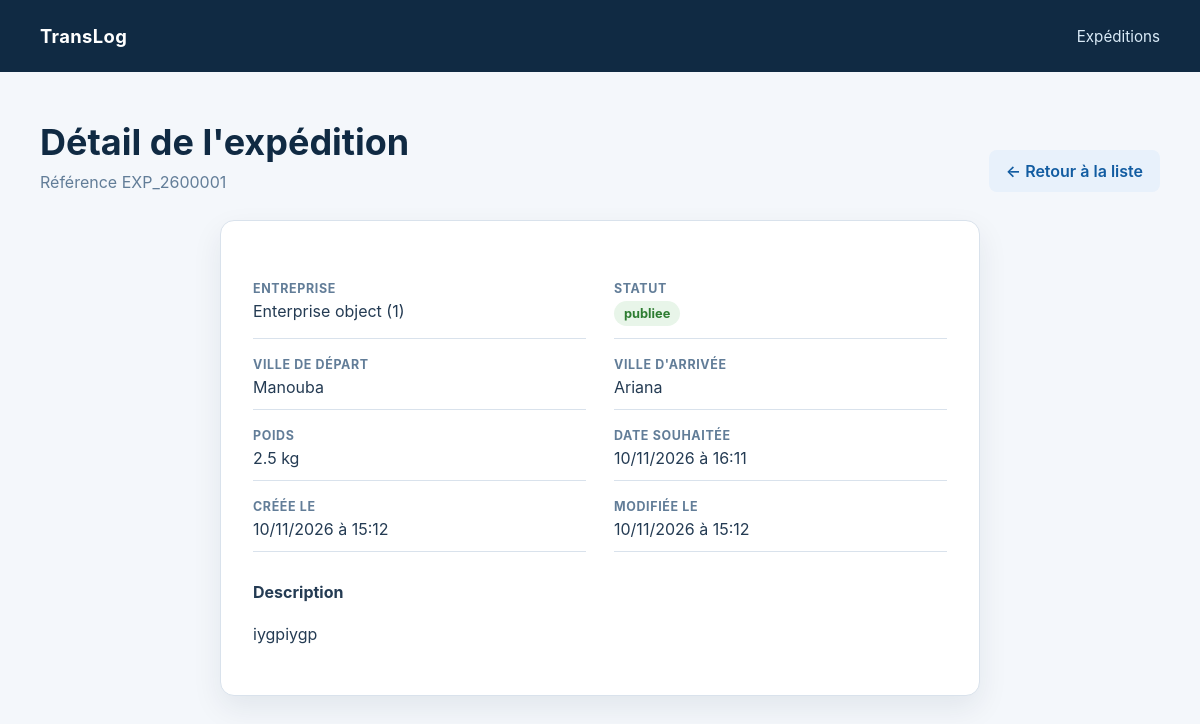
/expidation/detail/EXP_2600001/, run on the app's committed database.
### ExpidationApp/models.py (models this page shows, shortened)
class expedition(models.Model):
    entreprise = models.ForeignKey('EntrepriseApp.Enterprise',on_delete=models.CASCADE,related_name='expeditions')
    reference = models.CharField(max_length=20, unique=True, editable=False)
    ville_depart = models.CharField(max_length=100)
    ville_arrivee = models.CharField(max_length=100)
    poids_kg = models.FloatField(validators=[
        MinValueValidator(1,"Le poids ne peut pas etre negative")
    ])
    date_souhaitee = models.DateTimeField()
    description = models.TextField()
    status = models.CharField(max_length=20,choices=[
        ('p','publiee'),
        ('a','attribuee'),
        ('ec','en_cours'),
        ('l','livree'),
        ('an','annulee')
    ],default='p')
    created_at = models.DateTimeField(auto_now_add=True)
    updated_at = models.DateTimeField(auto_now=True)

### EntrepriseApp/models.py (models this page shows)
class Enterprise(models.Model):
    raison_social = models.CharField(max_length=200,blank=False,null=False)
    matricule_fiscale = models.CharField(max_length=17,unique=True)
    adress = models.TextField(validators=[
        MinLengthValidator(20,"L'adresse ne peut pas avoir mois de 20 char")
    ,   MaxLengthValidator(400,"L'adresse ne peut pas avoir plus de 400 char")]
    )
    type_entreprise = models.CharField(max_length=100,choices=[
        ('c','Chargeur'),
        ('t','Transporteur')
    ])
    created_at = models.DateTimeField(auto_now_add=True)
    update_at = models.DateTimeField(auto_now=True)
    gerant = models.OneToOneField(Utilisatuer,on_delete=models.CASCADE,related_name='entreprise')

### ExpidationApp/views.py (the view)
# urls.py: path('detail/<str:reference>/',detailExpidation,name="detail"),
def detailExpidation(request,reference):
    details = expedition.objects.get(reference=reference)
    return render(request, "expidation/detail.html",{"detail":details})

### Templates/expidation/detail.html (shortened to what this page needs)
{% load static %}
<!DOCTYPE html>
<html lang="fr">
<head>
    <link rel="stylesheet" href="{% static 'css/expedition.css' %}">
</head>
<body>
    <header class="topbar"><div class="topbar-inner"><a class="brand" href="{% url 'Expidation:listview' %}">TransLog</a><nav><a href="{% url 'Expidation:listview' %}">Expéditions</a></nav></div></header>
    <main class="container">
        <div class="page-heading">
            <div><h1>Détail de l'expédition</h1><p class="subtitle">Référence {{ detail.reference }}</p></div>
            <a class="button button-secondary" href="{% url 'Expidation:listview' %}">← Retour à la liste</a>
        </div>
        <section class="card detail-card">
            <div class="detail-grid">
                <div class="detail-item"><strong>Entreprise</strong>{{ detail.entreprise }}</div>
                <div class="detail-item"><strong>Statut</strong><span class="status">{{ detail.get_status_display }}</span></div>
                <div class="detail-item"><strong>Ville de départ</strong>{{ detail.ville_depart }}</div>
                <div class="detail-item"><strong>Ville d'arrivée</strong>{{ detail.ville_arrivee }}</div>
                <div class="detail-item"><strong>Poids</strong>{{ detail.poids_kg }} kg</div>
                <div class="detail-item"><strong>Date souhaitée</strong>{{ detail.date_souhaitee|date:"d/m/Y à H:i" }}</div>
                <div class="detail-item"><strong>Créée le</strong>{{ detail.created_at|date:"d/m/Y à H:i" }}</div>
                <div class="detail-item"><strong>Modifiée le</strong>{{ detail.updated_at|date:"d/m/Y à H:i" }}</div>
            </div>
            <div class="description"><strong>Description</strong><p>{{ detail.description }}</p></div>
        </section>
    </main>
</body>
</html>

### static/css/expedition.css (style rules this page uses)
:root { --navy: #102a43; --blue: #1976d2; --blue-dark: #125ca1; --bg: #f4f7fb; --surface: #ffffff; --text: #243b53; --muted: #627d98; --border: #d9e2ec; --danger: #c62828; --shadow: 0 12px 30px rgba(16, 42, 67, 0.08); }
* { box-sizing: border-box; }
body { margin: 0; background: var(--bg); color: var(--text); font-family: Inter, "Segoe UI", Arial, sans-serif; }
a { color: var(--blue); text-decoration: none; }
.topbar { background: var(--navy); color: #fff; }
.topbar-inner, .container { width: min(1120px, calc(100% - 32px)); margin: 0 auto; }
.topbar-inner { display: flex; align-items: center; justify-content: space-between; min-height: 72px; }
.brand { color: #fff; font-size: 1.15rem; font-weight: 700; letter-spacing: .02em; }
.topbar nav { display: flex; gap: 20px; }
.topbar nav a { color: #d9eaf7; font-size: .95rem; }
main.container { padding: 48px 0 64px; }
.page-heading { align-items: end; display: flex; justify-content: space-between; gap: 24px; margin-bottom: 28px; }
h1 { color: var(--navy); font-size: clamp(1.7rem, 3vw, 2.35rem); margin: 0 0 8px; }
.subtitle { color: var(--muted); margin: 0; }
.button, button { border: 0; border-radius: 8px; cursor: pointer; display: inline-block; font: inherit; font-weight: 600; padding: 11px 17px; transition: background .2s, transform .2s; }
.button-secondary { background: #e8f1fb; color: var(--blue-dark); }
.card, .empty-state { background: var(--surface); border: 1px solid var(--border); border-radius: 14px; box-shadow: var(--shadow); }
.status { background: #e8f5e9; border-radius: 999px; color: #2e7d32; display: inline-block; font-size: .8rem; font-weight: 700; padding: 5px 10px; }
.detail-card, .form-card, .danger-card { margin: 0 auto; max-width: 760px; padding: 32px; }
.detail-grid { display: grid; gap: 18px 28px; grid-template-columns: repeat(2, 1fr); margin: 28px 0; }
.detail-item { border-bottom: 1px solid var(--border); padding-bottom: 12px; }
.detail-item strong { color: var(--muted); display: block; font-size: .78rem; letter-spacing: .05em; margin-bottom: 5px; text-transform: uppercase; }
.description { line-height: 1.6; }

### data on the page
expedition: reference "EXP_2600001", entreprise "Enterprise object (1)", status "publiee", ville_depart "Manouba", ville_arrivee "Ariana", poids_kg "2.5", date_souhaitee "10/11/2026 à 16:11", created_at "10/11/2026 à 15:12", updated_at "10/11/2026 à 15:12", description "iygpiygp"
